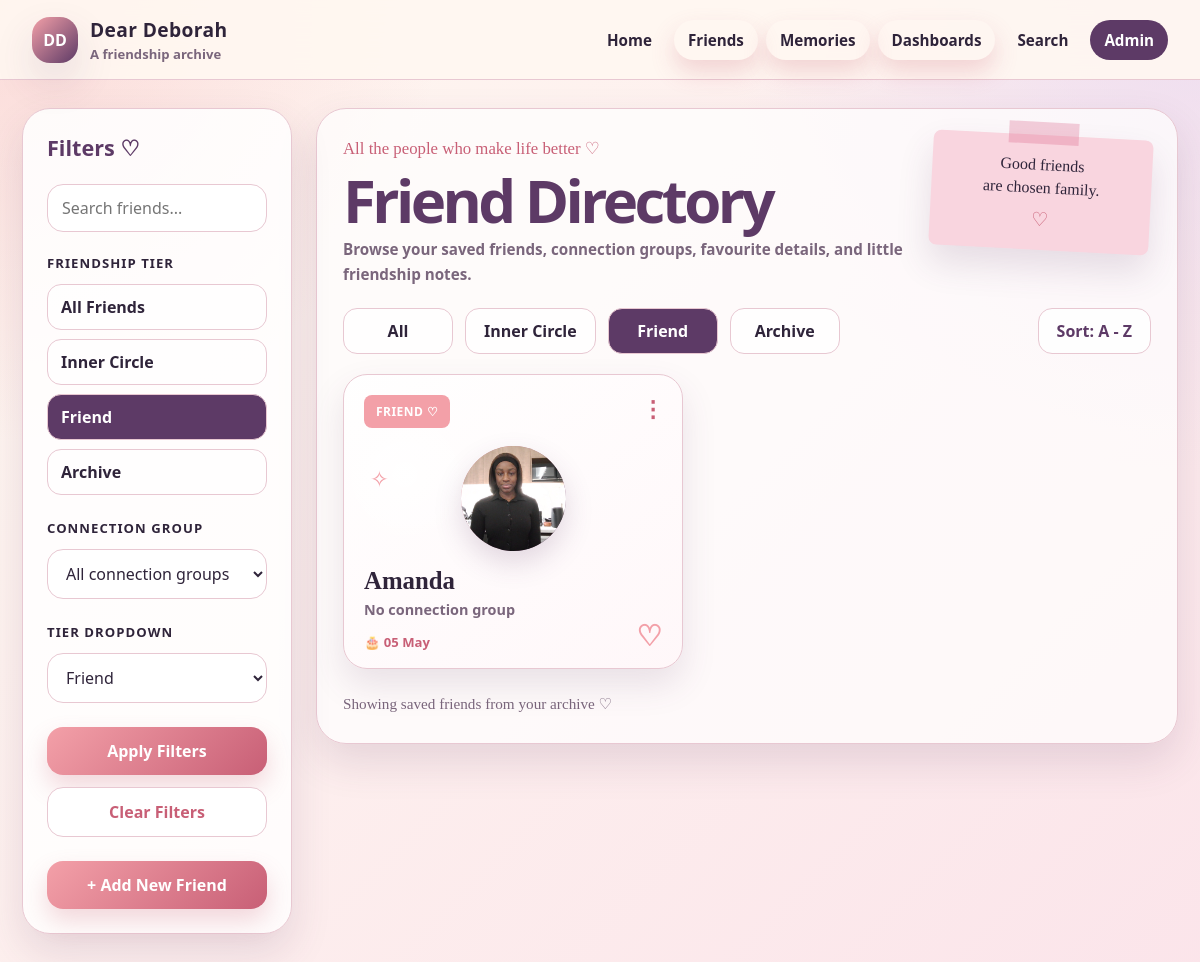
The app's page /friends/?tier=friend, older data.
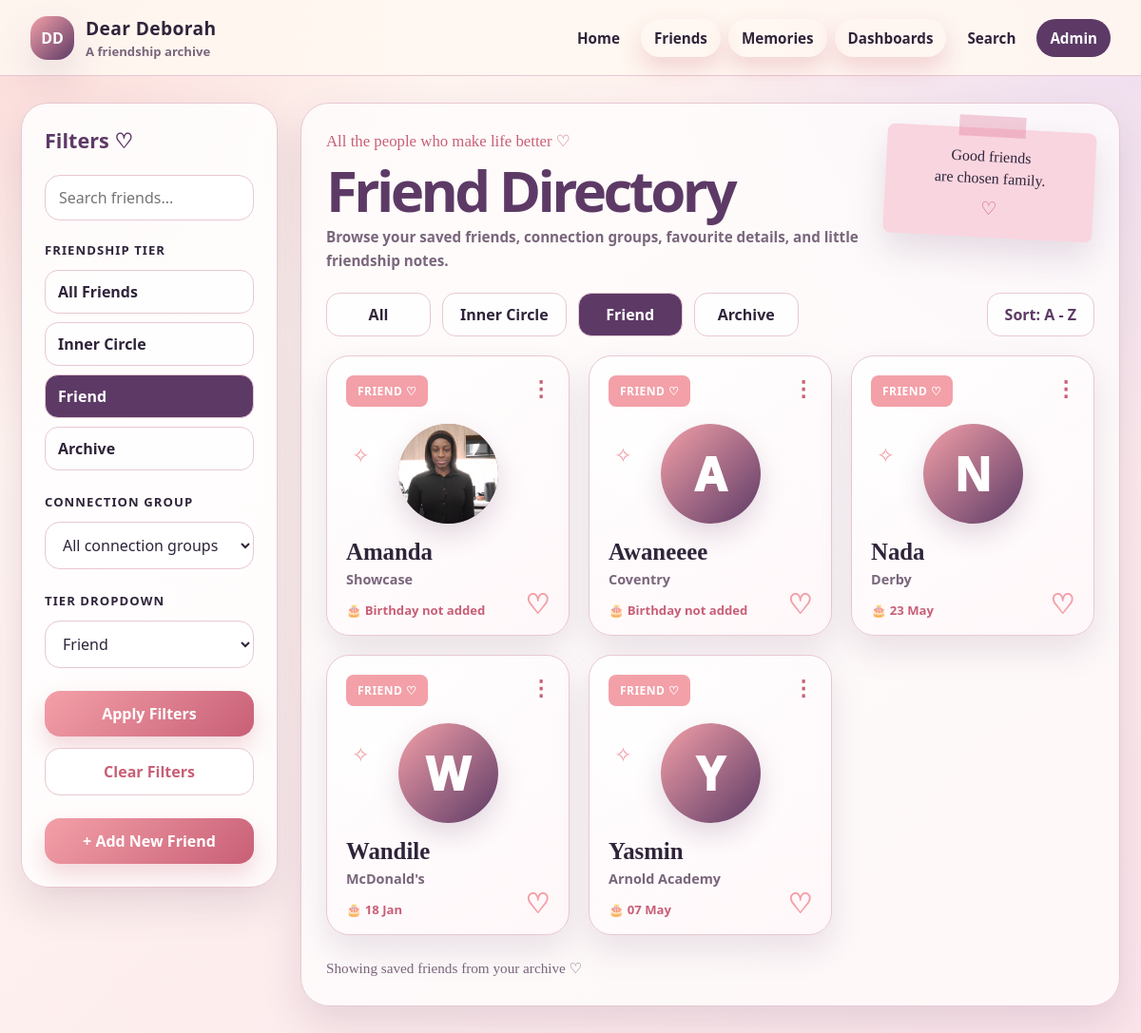
The same page, newer data.
### friends/models.py (models this page shows, shortened)
class Friend(models.Model):
    TIER_CHOICES = [
        ("inner_circle", "Inner Circle"),
        ("friend", "Friend"),
        ("archive", "Archive"),
    ]
    MBTI_CHOICES = [
        ("", "Unknown / Not added"),
        ("INTJ", "INTJ"),
        ("INTP", "INTP"),
        ("ENTJ", "ENTJ"),
        ("ENTP", "ENTP"),
        ("INFJ", "INFJ"),
        ("INFP", "INFP"),
        ("ENFJ", "ENFJ"),
        ("ENFP", "ENFP"),
        ("ISTJ", "ISTJ"),
        ("ISFJ", "ISFJ"),
        ("ESTJ", "ESTJ"),
        ("ESFJ", "ESFJ"),
        ("ISTP", "ISTP"),
        ("ISFP", "ISFP"),
        ("ESTP", "ESTP"),
        ("ESFP", "ESFP"),
    ]
    ZODIAC_CHOICES = [
        ("", "Unknown / Not added"),
        ("Aries", "Aries"),
        ("Taurus", "Taurus"),
        ("Gemini", "Gemini"),
        ("Cancer", "Cancer"),
        ("Leo", "Leo"),
        ("Virgo", "Virgo"),
        ("Libra", "Libra"),
        ("Scorpio", "Scorpio"),
        ("Sagittarius", "Sagittarius"),
        ("Capricorn", "Capricorn"),
        ("Aquarius", "Aquarius"),
        ("Pisces", "Pisces"),
    ]
    MORNING_NIGHT_CHOICES = [
        ("", "Unknown / Not added"),
        ("morning", "Morning person"),
        ("night", "Night person"),
        ("both", "Both"),
        ("neither", "Neither"),
    ]
    SOURCE_CHOICES = [
        ("manual", "Manual entry"),
        ("google_form", "Google Form"),
        ("spreadsheet", "Spreadsheet"),
        ("other", "Other"),
    ]
    first_name = models.CharField(max_length=80)
    last_name = models.CharField(max_length=80, blank=True)
    nickname = models.CharField(max_length=80, blank=True)
    profile_picture = models.ImageField(
        upload_to="friend_profiles/",
        blank=True,
        null=True,
    )
    birthday = models.DateField(blank=True, null=True)
    how_we_met = models.TextField(blank=True)
    connection_group = models.ForeignKey(
        ConnectionGroup,
        on_delete=models.SET_NULL,
        blank=True,
        null=True,
        related_name="friends",
    )
    tier = models.CharField(max_length=30, choices=TIER_CHOICES, default="friend")
    favourite_colour = models.CharField(max_length=80, blank=True)
    favourite_food = models.CharField(max_length=120, blank=True)
    favourite_restaurant = models.CharField(max_length=120, blank=True)
    favourite_alcoholic_drink = models.CharField(max_length=120, blank=True)
    favourite_season = models.CharField(max_length=80, blank=True)
    morning_or_night = models.CharField(
        max_length=20,
        choices=MORNING_NIGHT_CHOICES,
        blank=True,
    )
    mbti = models.CharField(max_length=10, choices=MBTI_CHOICES, blank=True)
    zodiac = models.CharField(max_length=20, choices=ZODIAC_CHOICES, blank=True)
    hobbies = models.TextField(blank=True)
    sports_team = models.CharField(max_length=120, blank=True)
    notes = models.TextField(blank=True)
    data_source = models.CharField(max_length=30, choices=SOURCE_CHOICES, default="manual")
    created_at = models.DateTimeField(auto_now_add=True)
    updated_at = models.DateTimeField(auto_now=True)
    class Meta:
        ordering = ["first_name", "last_name"]
    @property
    def full_name(self):
        name = f"{self.first_name} {self.last_name}".strip()
        return name
    @property
    def display_name(self):
        if self.nickname:
            return f"{self.full_name} ({self.nickname})"
        return self.full_name
    def get_absolute_url(self):
        return reverse("friends:friend_profile", args=[self.pk])

class ConnectionGroup(models.Model):
    CATEGORY_CHOICES = [
        ("school", "School"),
        ("college", "College / Sixth Form"),
        ("university", "University"),
        ("work", "Work"),
        ("online", "Online"),
        ("family", "Family"),
        ("other", "Other"),
    ]
    name = models.CharField(max_length=120, unique=True)
    category = models.CharField(max_length=30, choices=CATEGORY_CHOICES, default="other")
    description = models.TextField(blank=True)
    colour_hex = models.CharField(max_length=7, default="#F3A0A8")
    display_order = models.PositiveIntegerField(default=0)
    class Meta:
        ordering = ["display_order", "name"]

### friends/views.py (the view, shortened to what this page needs)
# urls.py: path("friends/", views.friend_directory, name="friend_directory"),
def friend_directory(request):
    query = request.GET.get("q", "").strip()
    tier = request.GET.get("tier", "").strip()
    connection_group_id = request.GET.get("connection_group", "").strip()
    friends = Friend.objects.select_related("connection_group").all()
    if tier:
        friends = friends.filter(tier=tier)
    if connection_group_id:
        friends = friends.filter(connection_group_id=connection_group_id)
    connection_groups = ConnectionGroup.objects.all()
    context = {
        "friends": friends,
        "query": query,
        "selected_tier": tier,
        "selected_connection_group": connection_group_id,
        "connection_groups": connection_groups,
        "tier_choices": Friend.TIER_CHOICES,
    }
    return render(request, "friends/friend_directory.html", context)

### templates/friends/friend_directory.html (shortened to what this page needs)
{% extends "base.html" %}
{% block content %}
<div class="directory-layout">
    <aside class="directory-sidebar">
        <form method="get" class="sidebar-filter-form">
            <h3>Filters ♡</h3>
            <div class="sidebar-search">
                <input id="q" type="text" name="q" value="{{ query }}" placeholder="Search friends...">
            </div>
            <div class="sidebar-section">
                <h4>Friendship Tier</h4>
                <div class="tier-filter-list">
                    <a class="tier-filter {% if not selected_tier %}active{% endif %}" href="{% url 'friends:friend_directory' %}">
                        <span>All Friends</span>
                    </a>
                    {% for value, label in tier_choices %}
                        <a class="tier-filter {% if selected_tier == value %}active{% endif %}" href="{% url 'friends:friend_directory' %}?tier={{ value }}">
                            <span>{{ label }}</span>
                        </a>
                    {% endfor %}
                </div>
            </div>
            <div class="sidebar-section">
                <h4>Connection Group</h4>
                <select id="connection_group" name="connection_group">
                    <option value="">All connection groups</option>
                </select>
            </div>
            <div class="sidebar-section">
                <h4>Tier dropdown</h4>
                <select id="tier" name="tier">
                    {% for value, label in tier_choices %}
                        <option value="{{ value }}" {% if selected_tier == value %}selected{% endif %}>
                            {{ label }}
                        </option>
                    {% endfor %}
                </select>
            </div>
            <button type="submit" class="wide-button">Apply Filters</button>
            <a class="wide-clear-button" href="{% url 'friends:friend_directory' %}">Clear Filters</a>
            <a class="add-friend-sidebar" href="{% url 'friends:add_friend' %}">
                + Add New Friend
            </a>
        </form>
    </aside>
    <section class="directory-main">
        <div class="directory-title-row">
            <div>
                <p class="handwriting-label">All the people who make life better ♡</p>
                <h2>Friend Directory</h2>
                <p class="directory-subtitle">
                    Browse your saved friends, connection groups, favourite details, and little friendship notes.
                </p>
            </div>
            <div class="pink-note-card">
                <p>Good friends<br>are chosen family.</p>
                <span>♡</span>
            </div>
        </div>
        <div class="directory-toolbar">
            <div class="quick-tier-buttons">
                <a class="{% if not selected_tier %}active{% endif %}" href="{% url 'friends:friend_directory' %}">All</a>
                {% for value, label in tier_choices %}
                    <a class="{% if selected_tier == value %}active{% endif %}" href="{% url 'friends:friend_directory' %}?tier={{ value }}">
                        {{ label }}
                    </a>
                {% endfor %}
            </div>
            <div class="directory-sort-fake">
                <span>Sort: A - Z</span>
            </div>
        </div>
        {% if friends %}
            <div class="mockup-friend-grid">
                {% for friend in friends %}
                    <article class="mockup-friend-card">
                        <div class="card-menu-dots">⋮</div>
                        <span class="mockup-tier-label">
                            {{ friend.get_tier_display }} ♡
                        </span>
                        <div class="mockup-avatar">
                            {% if friend.profile_picture %}
                                <img src="{{ friend.profile_picture.url }}" alt="{{ friend.display_name }}">
                            {% else %}
                                <span>{{ friend.first_name|first }}</span>
                            {% endif %}
                        </div>
                        <h3>
                            <a href="{{ friend.get_absolute_url }}">{{ friend.display_name }}</a>
                        </h3>
                        {% if friend.connection_group %}
                            <p class="mockup-connection">{{ friend.connection_group.name }}</p>
                        {% else %}
                            <p class="mockup-connection">No connection group</p>
                        {% endif %}
                        <div class="mockup-card-bottom">
                            {% if friend.birthday %}
                                <span>🎂 {{ friend.birthday|date:"d M" }}</span>
                            {% else %}
                                <span>🎂 Birthday not added</span>
                            {% endif %}
                            <a href="{{ friend.get_absolute_url }}" aria-label="Open {{ friend.display_name }} profile">♡</a>
                        </div>
                    </article>
                {% endfor %}
            </div>
        {% else %}
            <p class="empty-state">
                No friends found. The filters have either done their job or committed a tiny act of sabotage.
            </p>
        {% endif %}
        <p class="directory-count-note">
            Showing saved friends from your archive ♡
        </p>
    </section>
</div>
{% endblock %}

### templates/base.html (shortened to what this page needs)
{% load static %}
<!doctype html>
<html lang="en">
<head>
    <link rel="stylesheet" href="{% static 'css/styles.css' %}">
</head>
<body>
    <header class="site-header">
        <div class="header-inner">
            <a class="brand" href="{% url 'friends:home' %}">
                <span class="brand-mark">DD</span>
                <span>
                    <strong>Dear Deborah</strong>
                    <small>A friendship archive</small>
                </span>
            </a>
            <nav class="top-nav" aria-label="Main navigation">
                <a class="nav-link" href="{% url 'friends:home' %}">Home</a>
                <div class="nav-dropdown">
                    <button type="button" class="nav-dropbtn">Friends</button>
                </div>
                <div class="nav-dropdown">
                    <button type="button" class="nav-dropbtn">Memories</button>
                </div>
                <div class="nav-dropdown">
                    <button type="button" class="nav-dropbtn">Dashboards</button>
                </div>
                <a class="nav-link" href="{% url 'friends:search' %}">Search</a>
                <a class="nav-link admin-link" href="/admin/">Admin</a>
            </nav>
        </div>
    </header>
    <main class="page-shell">
        {% block content %}
        {% endblock %}
    </main>
</body>
</html>

Row changes from the older to the newer data that the page shows:
changed Friend "Amanda": connection_group_id empty → 8 (drawn); connection_group.name (not shown) → "Showcase"; birthday "05 May" → (not shown); birthday "🎂" → "🎂 Birthday not added"
added Friend: tier "FRIEND", first_name|first "A", display_name "Awaneeee", connection_group.name "Coventry", shows "🎂 Birthday not added"
added Friend: tier "FRIEND", first_name|first "N", display_name "Nada", connection_group.name "Derby", birthday "23 May"
added Friend: tier "FRIEND", first_name|first "W", display_name "Wandile", connection_group.name "McDonald's", birthday "18 Jan"
added Friend: tier "FRIEND", first_name|first "Y", display_name "Yasmin", connection_group.name "Arnold Academy", birthday "07 May"
